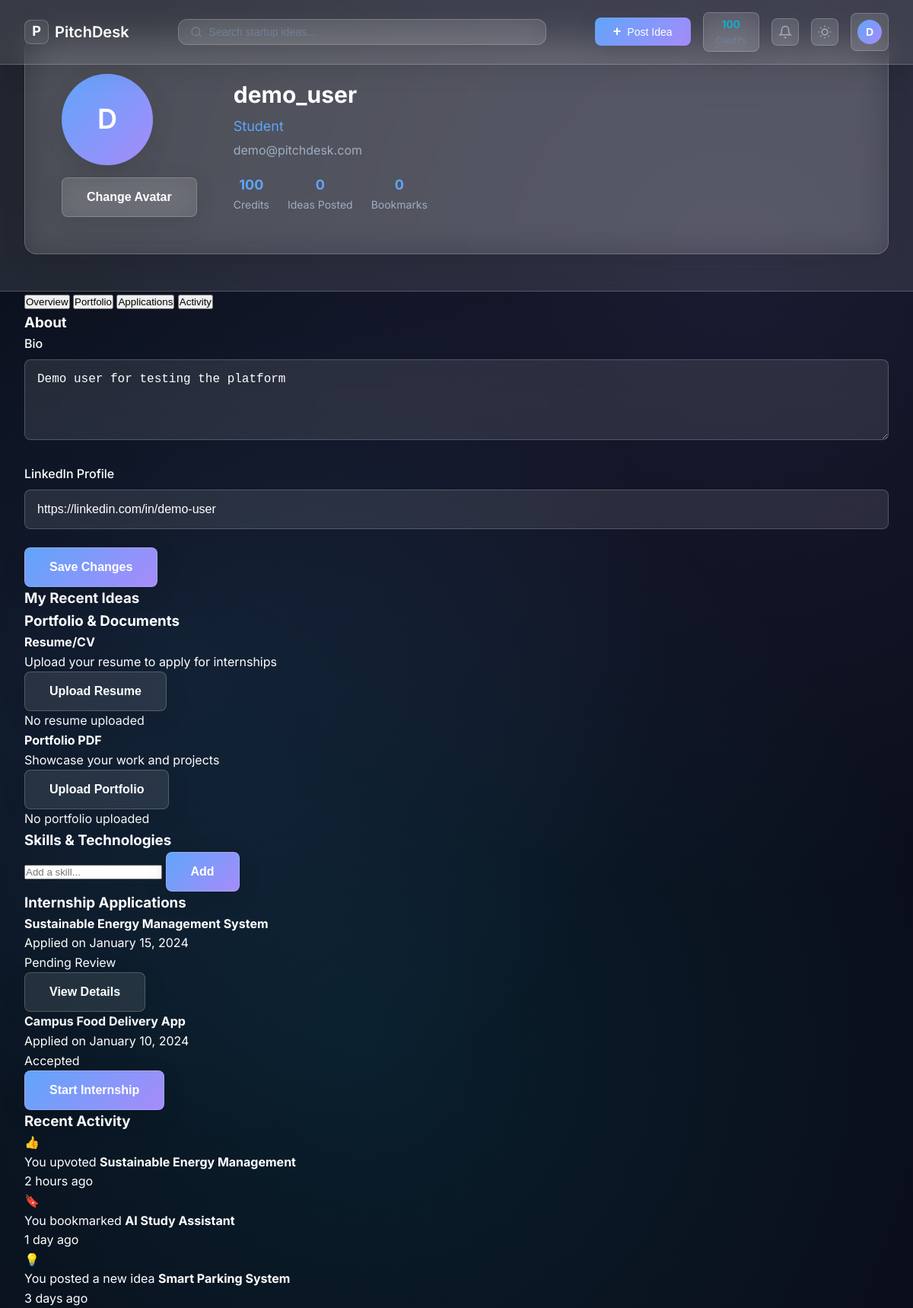
/profile (signed in), run on an earlier commit of the app's database.
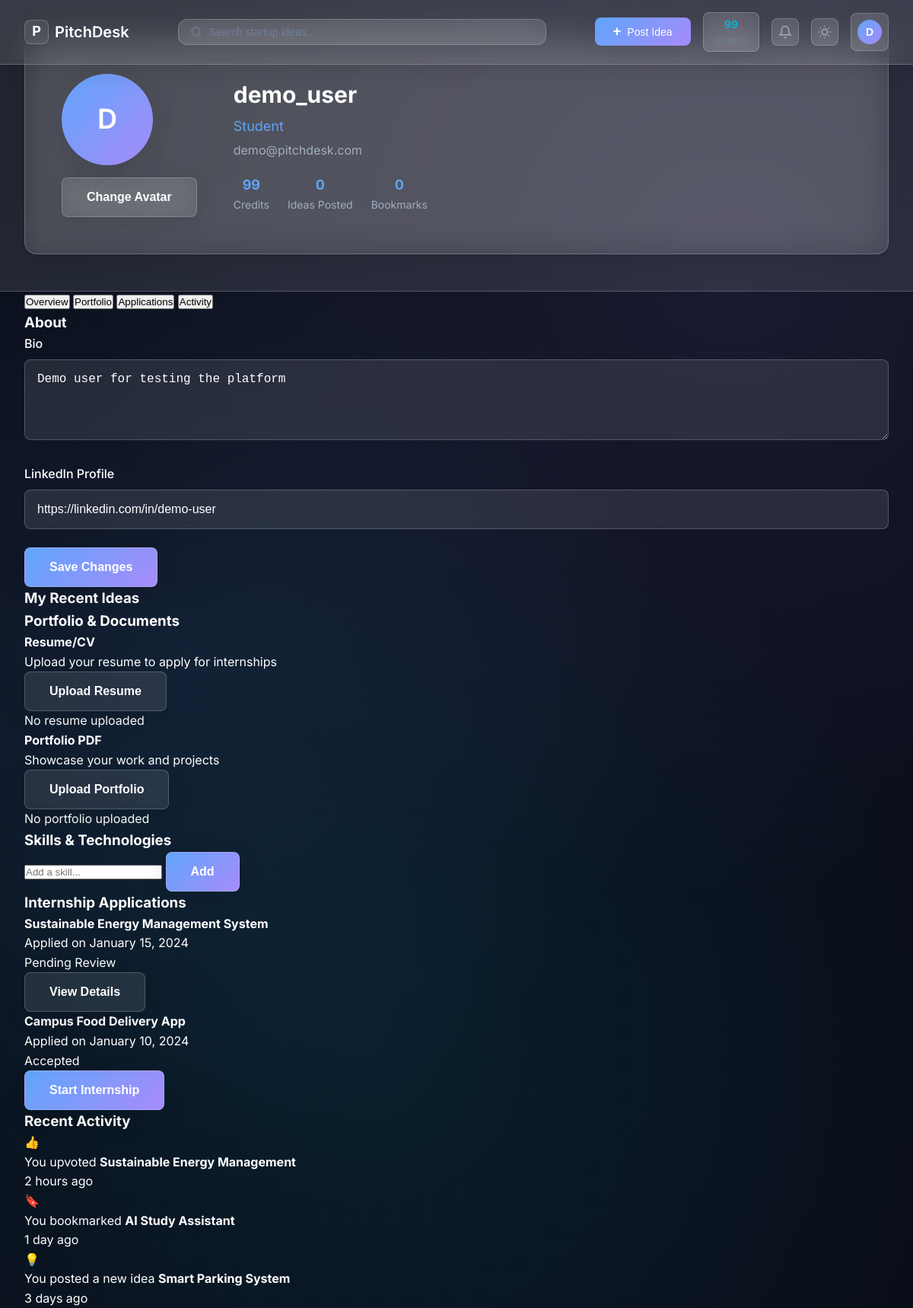
And on a later commit of the database.
### app.py (models this page shows)
class User(UserMixin, db.Model):
    id = db.Column(db.Integer, primary_key=True)
    username = db.Column(db.String(80), unique=True, nullable=False)
    email = db.Column(db.String(120), unique=True, nullable=False)
    password = db.Column(db.String(120), nullable=False)
    role = db.Column(db.String(20), default='student')  # student, verified, admin
    credits = db.Column(db.Integer, default=100)
    avatar = db.Column(db.String(120), default='default.png')
    bio = db.Column(db.Text, default='')
    linkedin = db.Column(db.String(120), default='')
    portfolio_pdf = db.Column(db.String(120), default='')
    created_at = db.Column(db.DateTime, default=datetime.utcnow)
    is_verified = db.Column(db.Boolean, default=False)
    ideas = db.relationship('Idea', backref='author', lazy=True)
    votes = db.relationship('Vote', backref='user', lazy=True)
    bookmarks = db.relationship('Bookmark', backref='user', lazy=True)

### app.py (the view)
@app.route('/profile')
@login_required
def profile():
    return render_template('profile.html')

### app.py (called while the page is built)
@login_manager.user_loader
def load_user(user_id):
    return User.query.get(int(user_id))

### templates/profile.html (shortened to what this page needs)
<!DOCTYPE html>
<html lang="en">
<head>
    <link rel="stylesheet" href="{{ url_for('static', filename='css/styles.css') }}">
</head>
<body>
    <nav class="navbar">
        <div class="nav-container">
            <div class="nav-logo">
                <div class="logo-icon">P</div>
                <h2>PitchDesk</h2>
            </div>
            <div class="nav-center">
                <div class="search-container">
                    <input type="text" placeholder="Search startup ideas..." class="search-input" id="searchInput">
                    <svg class="search-icon" viewBox="0 0 24 24" fill="none" stroke="currentColor" stroke-width="2">
                        <circle cx="11" cy="11" r="8"></circle>
                        <path d="m21 21-4.35-4.35"></path>
                    </svg>
                </div>
            </div>
            <div class="nav-actions">
                <button class="btn-post-idea" id="postIdeaBtn">
                    <span>+</span>
                    Post Idea
                </button>
                <div class="credits-badge">
                    <span class="credits-count" id="creditsCount">{{ current_user.credits }}</span>
                    <span class="credits-label">Credits</span>
                </div>
                <button class="icon-btn notification-btn" aria-label="Notifications">
                    <svg viewBox="0 0 24 24" fill="none" stroke="currentColor" stroke-width="2">
                        <path d="M18 8A6 6 0 0 0 6 8c0 7-3 9-3 9h18s-3-2-3-9z"></path>
                        <path d="M13.73 21a2 2 0 0 1-3.46 0"></path>
                    </svg>
                </button>
                <button class="theme-toggle" id="themeToggle" aria-label="Toggle theme">
                </button>
                <div class="profile-menu">
                    <button class="profile-btn" id="profileBtn">
                        <div class="profile-avatar">{{ current_user.username[0].upper() }}</div>
                    </button>
                </div>
            </div>
        </div>
    </nav>
    <section class="profile-header-section">
        <div class="profile-container">
            <div class="profile-header-card">
                <div class="profile-avatar-section">
                    <div class="profile-avatar-xl" id="profileAvatar">{{ current_user.username[0].upper() }}</div>
                    <button class="btn btn-secondary" id="changeAvatarBtn">Change Avatar</button>
                </div>
                <div class="profile-info-section">
                    <h1 id="profileName">{{ current_user.username }}</h1>
                    <p class="profile-role">{{ current_user.role.title() }}</p>
                    <p class="profile-email">{{ current_user.email }}</p>
                    <div class="profile-stats">
                        <div class="profile-stat">
                            <span class="stat-number">{{ current_user.credits }}</span>
                            <span class="stat-label">Credits</span>
                        </div>
                        <div class="profile-stat">
                            <span class="stat-number" id="ideasCount">0</span>
                            <span class="stat-label">Ideas Posted</span>
                        </div>
                        <div class="profile-stat">
                            <span class="stat-number" id="bookmarksCount">0</span>
                            <span class="stat-label">Bookmarks</span>
                        </div>
                    </div>
                </div>
            </div>
        </div>
    </section>
    <main class="profile-content">
        <div class="profile-container">
            <div class="profile-tabs">
                <button class="profile-tab active" data-tab="overview">Overview</button>
                <button class="profile-tab" data-tab="portfolio">Portfolio</button>
                <button class="profile-tab" data-tab="applications">Applications</button>
                <button class="profile-tab" data-tab="activity">Activity</button>
            </div>
            <div class="profile-tab-content active" id="overviewTab">
                <div class="profile-section">
                    <h3>About</h3>
                    <form class="profile-form" id="profileForm">
                        <div class="form-group">
                            <label for="profileBio">Bio</label>
                            <textarea id="profileBio" placeholder="Tell us about yourself..." rows="4">{{ current_user.bio }}</textarea>
                        </div>
                        <div class="form-group">
                            <label for="linkedinUrl">LinkedIn Profile</label>
                            <input type="url" id="linkedinUrl" placeholder="https://linkedin.com/in/username" value="{{ current_user.linkedin }}">
                        </div>
                        <button type="submit" class="btn btn-primary">Save Changes</button>
                    </form>
                </div>
                <div class="profile-section">
                    <h3>My Recent Ideas</h3>
                </div>
            </div>
            <div class="profile-tab-content" id="portfolioTab">
                <div class="profile-section">
                    <h3>Portfolio & Documents</h3>
                    <div class="upload-section">
                        <div class="upload-card">
                            <h4>Resume/CV</h4>
                            <p>Upload your resume to apply for internships</p>
                            <button class="btn btn-secondary" onclick="document.getElementById('resumeUpload').click()">
                                Upload Resume
                            </button>
                            <div class="upload-status" id="resumeStatus">
                                {% if current_user.portfolio_pdf %}
                                <p class="file-uploaded">📄 {{ current_user.portfolio_pdf }}</p>
                                {% else %}
                                <p class="no-file">No resume uploaded</p>
                                {% endif %}
                            </div>
                        </div>
                        <div class="upload-card">
                            <h4>Portfolio PDF</h4>
                            <p>Showcase your work and projects</p>
                            <button class="btn btn-secondary" onclick="document.getElementById('portfolioUpload').click()">
                                Upload Portfolio
                            </button>
                            <div class="upload-status" id="portfolioStatus">
                                <p class="no-file">No portfolio uploaded</p>
                            </div>
                        </div>
                    </div>
                </div>
                <div class="profile-section">
                    <h3>Skills & Technologies</h3>
                    <div class="skills-section">
                        <div class="skills-input">
                            <input type="text" id="skillInput" placeholder="Add a skill...">
                            <button class="btn btn-primary" id="addSkillBtn">Add</button>
                        </div>
                    </div>
                </div>
            </div>
            <div class="profile-tab-content" id="applicationsTab">
                <div class="profile-section">
                    <h3>Internship Applications</h3>
                    <div class="applications-list" id="applicationsList">
                        <div class="application-item">
                            <div class="application-info">
                                <h4>Sustainable Energy Management System</h4>
                                <p>Applied on January 15, 2024</p>
                                <span class="application-status pending">Pending Review</span>
                            </div>
                            <div class="application-actions">
                                <button class="btn btn-secondary">View Details</button>
                            </div>
                        </div>
                        <div class="application-item">
                            <div class="application-info">
                                <h4>Campus Food Delivery App</h4>
                                <p>Applied on January 10, 2024</p>
                                <span class="application-status accepted">Accepted</span>
                            </div>
                            <div class="application-actions">
                                <button class="btn btn-primary">Start Internship</button>
                            </div>
                        </div>
                    </div>
                </div>
            </div>
            <div class="profile-tab-content" id="activityTab">
                <div class="profile-section">
                    <h3>Recent Activity</h3>
                    <div class="activity-feed" id="activityFeed">
                        <div class="activity-item">
                            <div class="activity-icon vote">👍</div>
                            <div class="activity-content">
                                <p>You upvoted <strong>Sustainable Energy Management</strong></p>
                                <span class="activity-time">2 hours ago</span>
                            </div>
                        </div>
                        <div class="activity-item">
                            <div class="activity-icon bookmark">🔖</div>
                            <div class="activity-content">
                                <p>You bookmarked <strong>AI Study Assistant</strong></p>
                                <span class="activity-time">1 day ago</span>
                            </div>
                        </div>
                        <div class="activity-item">
                            <div class="activity-icon idea">💡</div>
                            <div class="activity-content">
                                <p>You posted a new idea <strong>Smart Parking System</strong></p>
                                <span class="activity-time">3 days ago</span>
                            </div>
                        </div>
                    </div>
                </div>
            </div>
        </div>
    </main>
</body>
</html>

What changed in the data, as far as the page shows it:
changed User "demo_user": credits "100" → "99"
